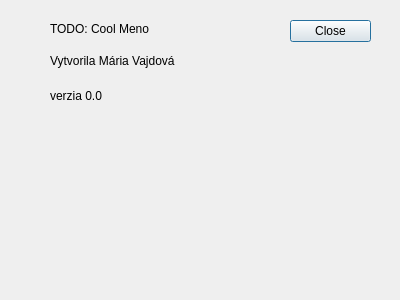
<?xml version="1.0" encoding="UTF-8"?>
<ui version="4.0">
 <class>AboutDialog</class>
 <widget class="QDialog" name="AboutDialog">
  <property name="geometry">
   <rect>
    <x>0</x>
    <y>0</y>
    <width>400</width>
    <height>300</height>
   </rect>
  </property>
  <property name="windowTitle">
   <string>Dialog</string>
  </property>
  <widget class="QDialogButtonBox" name="buttonBox">
   <property name="geometry">
    <rect>
     <x>290</x>
     <y>20</y>
     <width>81</width>
     <height>241</height>
    </rect>
   </property>
   <property name="orientation">
    <enum>Qt::Vertical</enum>
   </property>
   <property name="standardButtons">
    <set>QDialogButtonBox::Close</set>
   </property>
  </widget>
  <widget class="QLabel" name="label">
   <property name="geometry">
    <rect>
     <x>50</x>
     <y>20</y>
     <width>121</width>
     <height>17</height>
    </rect>
   </property>
   <property name="text">
    <string>TODO: Cool Meno</string>
   </property>
  </widget>
  <widget class="QLabel" name="label_2">
   <property name="geometry">
    <rect>
     <x>50</x>
     <y>50</y>
     <width>191</width>
     <height>21</height>
    </rect>
   </property>
   <property name="text">
    <string>Vytvorila Mária Vajdová</string>
   </property>
  </widget>
  <widget class="QLabel" name="label_3">
   <property name="geometry">
    <rect>
     <x>50</x>
     <y>80</y>
     <width>191</width>
     <height>31</height>
    </rect>
   </property>
   <property name="text">
    <string>verzia 0.0</string>
   </property>
  </widget>
 </widget>
 <resources/>
 <connections>
  <connection>
   <sender>buttonBox</sender>
   <signal>accepted()</signal>
   <receiver>AboutDialog</receiver>
   <slot>accept()</slot>
   <hints>
    <hint type="sourcelabel">
     <x>248</x>
     <y>254</y>
    </hint>
    <hint type="destinationlabel">
     <x>157</x>
     <y>274</y>
    </hint>
   </hints>
  </connection>
  <connection>
   <sender>buttonBox</sender>
   <signal>rejected()</signal>
   <receiver>AboutDialog</receiver>
   <slot>reject()</slot>
   <hints>
    <hint type="sourcelabel">
     <x>316</x>
     <y>260</y>
    </hint>
    <hint type="destinationlabel">
     <x>286</x>
     <y>274</y>
    </hint>
   </hints>
  </connection>
 </connections>
</ui>
